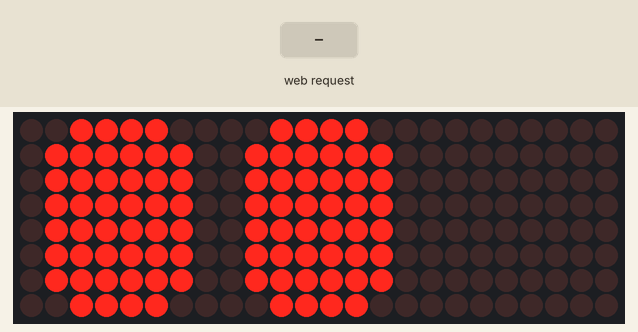
The sketch below on a simulated ESP8266 (NodeMCU). On the bench: 24×8 LED matrix. Inputs (shaded band) come from the test bench. Random numbers use the default seed unless the sketch sets one; what the sketch prints to the serial monitor is not drawn.

Above: at 1.4 s.
1.5 s: HTTP request GET /dizzy received
At 2.97 s:
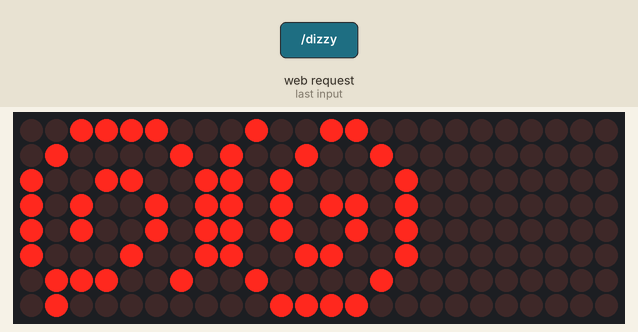
3.3 s: HTTP request GET /happy received
At 5.19 s:
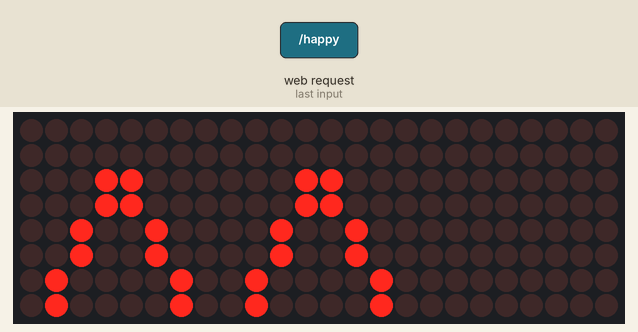
5.4 s: HTTP request GET /exclamation received
At 6.3 s:
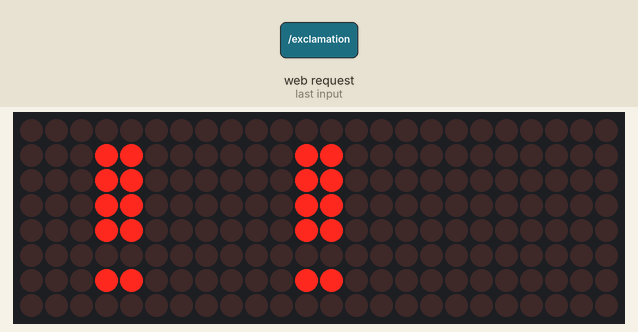
7.2 s: HTTP request GET /blink received
At 8.25 s:
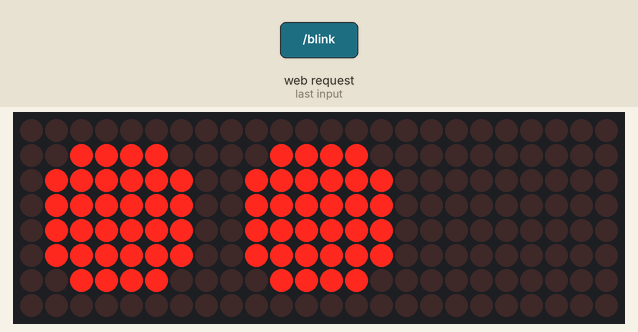
9.8 s: HTTP request GET /heart received
At 10.6 s:
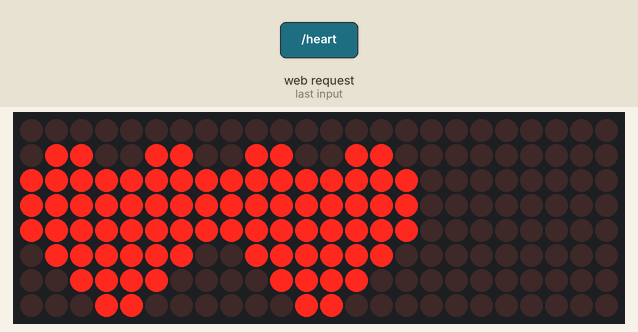
11.3 s: HTTP request GET /kawaii received
At 11.7 s:
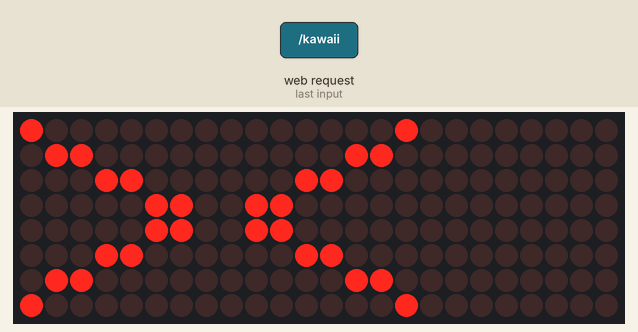
Timing chart, 0 to 13.8 s (numbered marks = the images above; inputs shaded):
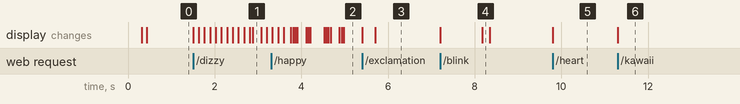

Measured:
- after the input at 1.5 s, the display: first changes at once (image 1 shows a later state)
- after the input at 5.4 s, the display: first changes at once (image 3 shows a later state)
- after the input at 7.2 s, the display: first changes at once (image 4 shows a later state)
- after the input at 11.3 s, the display: changes at once (image 6)

The sketch:

esp8266goggle7221.ino
```cpp
#include <ESP8266WiFi.h>
#include <WiFiClient.h>
#include <ESP8266WebServer.h>

#include <SPI.h>
#include <Adafruit_GFX.h>
#include <Max72xxPanel.h>


const char* ssid = "Akai-B-48";
const char* password = "cepikharies";
int timeBlink;
int act=0;
int refresh=0;
int lastAct;
String decodedMsg="ITB Insight 2017";

ESP8266WebServer server(80);

IPAddress    apIP(192, 168, 0, 1);


int pinCS = D1; // Attach CS to this pin, DIN to MOSI and CLK to SCK (cf http://arduino.cc/en/Reference/SPI )
int numberOfHorizontalDisplays = 1;
int numberOfVerticalDisplays = 3;

Max72xxPanel matrix = Max72xxPanel(pinCS, numberOfHorizontalDisplays, numberOfVerticalDisplays);

String tape = "Arduino";
int wait = 40; // In milliseconds

int spacer = 1;
int width = 5 + spacer; // The font width is 5 pixels


String mainIndex=
"<div style=\"width:100vw\">"
"<a style=\"font-size:8em;\" href=\"/blink\">blink normally</a>"
"<br>"
"<a style=\"font-size:8em;\" href=\"/heart\">heart eye</a>"
"<br>"
"<a style=\"font-size:8em;\" href=\"/happy\">happy eye</a>"
"<br>"
"<a style=\"font-size:8em;\" href=\"/kawaii\">kawaii eye</a>"
"<br>"
"<a style=\"font-size:8em;\" href=\"/dizzy\">dizzy eye</a>"
"<br>"
"<a style=\"font-size:8em;\" href=\"/angry\">angry eye</a>"
"<br>"
"<a style=\"font-size:8em;\" href=\"/sad\">sad eye</a>"
"<br>"
"<a style=\"font-size:8em;\" href=\"/exclamation\">exclamation eye</a>"
"<br>"
"<a style=\"font-size:8em;\" href=\"/winkr\">wink right</a>"
"<br>"
"<a style=\"font-size:8em;\" href=\"/winkl\">wink left</a>"
"<br>"
"<form style=\"font-size:5em;\" action=\"/submit\" method=\"POST\">"
"<br>Enter any text: <input style=\"font-size:3em;\" type='text' name='msgfromuser' size=100> <br> <input style=\"font-size:3em;\" type='submit' value='Submit'></form>"
"</div>";


#include "dizzy.h"
#include "eyecollection.h"
#include "zing.h"
#include "handle.h"

void writeKawaii(){
  matrix.fillScreen(LOW);
  matrix.drawBitmap(0,0,kawaiiLeft,8,8,HIGH);
  matrix.drawBitmap(8,0,kawaiiRight,8,8,HIGH);
  matrix.write(); // Send bitmap to display
  act=0;
}

void writeSad(){
  matrix.fillScreen(LOW);
  matrix.drawBitmap(0,0,slantedLeft,8,8,HIGH);
  matrix.drawBitmap(8,0,slantedRight,8,8,HIGH);
  matrix.write(); // Send bitmap to display
  act=0;
}

void writeAngry(){
  matrix.fillScreen(LOW);
  matrix.drawBitmap(0,0,slantedRight,8,8,HIGH);
  matrix.drawBitmap(8,0,slantedLeft,8,8,HIGH);
  matrix.write(); // Send bitmap to display
  act=0;
}


void writeLove(){
  matrix.fillScreen(LOW);
  matrix.drawBitmap(0,0,lovesign,8,8,HIGH);
  matrix.drawBitmap(8,0,lovesign,8,8,HIGH);
  matrix.write(); // Send bitmap to display
  act=0;
}

void writeWinkLeft(){
  for(int i=0;i<4;i++){
  matrix.fillScreen(LOW);
  matrix.fillRoundRect(1,0+i,6,8-2*i,2,HIGH);
  matrix.fillRoundRect(9,0,6,8,2,HIGH);
  matrix.write();
  server.handleClient();
  delay(random(20,40));
  }
  for(int i=0;i<4;i++){
  matrix.fillScreen(LOW);
  matrix.fillRoundRect(1,3-i,6,2+2*i,2,HIGH);
  matrix.fillRoundRect(9,0,6,8,2,HIGH);
  matrix.write();
  server.handleClient();
  delay(random(15,40));
  }
  act=0;
}

void writeWinkRight(){
  for(int i=0;i<4;i++){
  matrix.fillScreen(LOW);
  matrix.fillRoundRect(1,0,6,8,2,HIGH);
  matrix.fillRoundRect(9,0+i,6,8-2*i,2,HIGH);
  matrix.write();
  server.handleClient();
  delay(random(15,40));
  }
  for(int i=0;i<4;i++){
  matrix.fillScreen(LOW);
  matrix.fillRoundRect(1,0,6,8,2,HIGH);
  matrix.fillRoundRect(9,3-i,6,2+2*i,2,HIGH);
  matrix.write();
  server.handleClient();
  delay(random(15,40));
  }
  act=0;
}

void roundEyeBlinking(){
  for(int i=0;i<4;i++){
  matrix.fillScreen(LOW);
  matrix.fillRoundRect(1,0+i,6,8-2*i,2,HIGH);
  matrix.fillRoundRect(9,0+i,6,8-2*i,2,HIGH);
  matrix.write();
  server.handleClient();
  delay(random(15,40));
  }
  for(int i=0;i<4;i++){
  matrix.fillScreen(LOW);
  matrix.fillRoundRect(1,3-i,6,2+2*i,2,HIGH);
  matrix.fillRoundRect(9,3-i,6,2+2*i,2,HIGH);
  matrix.write();
  server.handleClient();
  delay(random(15,40));
  }
  act=0;
}

void writeHappyEye(){
  for(int j=0;j<2;j++){
  for(int i=2;i>=0;i--){
  matrix.fillScreen(LOW);
  matrix.drawBitmap(0,i,happyEye,8,6,HIGH);
  matrix.drawBitmap(8,i,happyEye,8,6,HIGH);
  server.handleClient();
  delay(50);

  matrix.write();
  }
  for(int i=0;i<=2;i++){
  matrix.fillScreen(LOW);
  matrix.drawBitmap(0,i,happyEye,8,6,HIGH);
  matrix.drawBitmap(8,i,happyEye,8,6,HIGH);
  server.handleClient();
  matrix.write();
  delay(50);
  }
  }
  act=0;
}

void writeDizzy(){
  matrix.fillScreen(LOW);
  matrix.drawBitmap(0,0,dizzy1,8,8,HIGH);
  matrix.drawBitmap(8,0,dizzy7,8,8,HIGH);
  matrix.write(); // Send bitmap to display
  server.handleClient();
  delay(65);
  matrix.fillScreen(LOW);
  matrix.drawBitmap(0,0,dizzy2,8,8,HIGH);
  matrix.drawBitmap(8,0,dizzy8,8,8,HIGH);
  matrix.write(); // Send bitmap to display
  server.handleClient();
  delay(65);
  matrix.fillScreen(LOW);
  matrix.drawBitmap(0,0,dizzy3,8,8,HIGH);
  matrix.drawBitmap(8,0,dizzy9,8,8,HIGH);
  matrix.write(); // Send bitmap to display
  server.handleClient();
  delay(65);
  matrix.fillScreen(LOW);
  matrix.drawBitmap(0,0,dizzy4,8,8,HIGH);
  matrix.drawBitmap(8,0,dizzyA,8,8,HIGH);
  matrix.write(); // Send bitmap to display
  server.handleClient();
  delay(65);
  matrix.fillScreen(LOW);
  matrix.drawBitmap(0,0,dizzy5,8,8,HIGH);
  matrix.drawBitmap(8,0,dizzyB,8,8,HIGH);
  matrix.write(); // Send bitmap to display
  server.handleClient();
  delay(65);
  matrix.fillScreen(LOW);
  matrix.drawBitmap(0,0,dizzy6,8,8,HIGH);
  matrix.drawBitmap(8,0,dizzy1,8,8,HIGH);
  matrix.write(); // Send bitmap to display
  server.handleClient();
  delay(65);
  matrix.fillScreen(LOW);
  matrix.drawBitmap(0,0,dizzy7,8,8,HIGH);
  matrix.drawBitmap(8,0,dizzy2,8,8,HIGH);
  matrix.write(); // Send bitmap to display
  server.handleClient();
  delay(65);
  matrix.fillScreen(LOW);
  matrix.drawBitmap(0,0,dizzy8,8,8,HIGH);
  matrix.drawBitmap(8,0,dizzy3,8,8,HIGH);
  matrix.write(); // Send bitmap to display
  server.handleClient();
  delay(65);
  matrix.fillScreen(LOW);
  matrix.drawBitmap(0,0,dizzy9,8,8,HIGH);
  matrix.drawBitmap(8,0,dizzy4,8,8,HIGH);
  matrix.write(); // Send bitmap to display
  server.handleClient();
  delay(65);
  matrix.fillScreen(LOW);
  matrix.drawBitmap(0,0,dizzyA,8,8,HIGH);
  matrix.drawBitmap(8,0,dizzy5,8,8,HIGH);
  matrix.write(); // Send bitmap to display
  server.handleClient();
  delay(65);
  matrix.fillScreen(LOW);
  matrix.drawBitmap(0,0,dizzyB,8,8,HIGH);
  matrix.drawBitmap(8,0,dizzy6,8,8,HIGH);
  matrix.write(); // Send bitmap to display
  server.handleClient();
  delay(65);
}

void writeZing(){
  matrix.fillScreen(LOW);
  matrix.drawBitmap(0,0,zing1,8,8,HIGH);
  matrix.drawBitmap(8,0,zing1,8,8,HIGH);
  matrix.write(); // Send bitmap to display
  server.handleClient();
  delay(30);
  matrix.fillScreen(LOW);
  matrix.drawBitmap(0,0,zing2,8,8,HIGH);
  matrix.drawBitmap(8,0,zing2,8,8,HIGH);
  matrix.write(); // Send bitmap to display
  server.handleClient();
  delay(30);
  matrix.fillScreen(LOW);
  matrix.drawBitmap(0,0,zing3,8,8,HIGH);
  matrix.drawBitmap(8,0,zing3,8,8,HIGH);
  matrix.write(); // Send bitmap to display
  server.handleClient();
  delay(30);
  matrix.fillScreen(LOW);
  matrix.drawBitmap(0,0,zing4,8,8,HIGH);
  matrix.drawBitmap(8,0,zing4,8,8,HIGH);
  matrix.write(); // Send bitmap to display
  server.handleClient();
  delay(30);
  matrix.fillScreen(LOW);
  matrix.drawBitmap(0,0,zing5,8,8,HIGH);
  matrix.drawBitmap(8,0,zing5,8,8,HIGH);
  matrix.write(); // Send bitmap to display
  server.handleClient();
  delay(30);
  matrix.fillScreen(LOW);
  matrix.drawBitmap(0,0,zing6,8,8,HIGH);
  matrix.drawBitmap(8,0,zing6,8,8,HIGH);
  matrix.write(); // Send bitmap to display
  server.handleClient();
  delay(30);
  matrix.fillScreen(LOW);
  matrix.drawBitmap(0,0,zing7,8,8,HIGH);
  matrix.drawBitmap(8,0,zing7,8,8,HIGH);
  matrix.write(); // Send bitmap to display
  server.handleClient();
  delay(30);
  matrix.fillScreen(LOW);
  matrix.drawBitmap(0,0,zing8,8,8,HIGH);
  matrix.drawBitmap(8,0,zing8,8,8,HIGH);
  matrix.write(); // Send bitmap to display
  server.handleClient();
  delay(30);
  matrix.fillScreen(LOW);
  matrix.drawBitmap(0,0,zing9,8,8,HIGH);
  matrix.drawBitmap(8,0,zing9,8,8,HIGH);
  matrix.write(); // Send bitmap to display
  server.handleClient();
  delay(30);
  matrix.fillScreen(LOW);
  matrix.drawBitmap(0,0,zingA,8,8,HIGH);
  matrix.drawBitmap(8,0,zingA,8,8,HIGH);
  matrix.write(); // Send bitmap to display
  server.handleClient();
  delay(30);
  matrix.fillScreen(LOW);
  matrix.drawBitmap(0,0,zingB,8,8,HIGH);
  matrix.drawBitmap(8,0,zingB,8,8,HIGH);
  matrix.write(); // Send bitmap to display
  server.handleClient();
  delay(30);
  act=0;
}

void writeUserText(){
  matrix.setPosition(0, 0, 0);
  matrix.setPosition(1, 2 ,0);
  matrix.setPosition(2, 1 ,0);
  for ( int i = 0 ; i < width * decodedMsg.length() + matrix.width() - 1 - spacer; i++ ) {
    server.handleClient();                        // checks for incoming messages
    if (refresh==1) i=0;
    else if(refresh==2){
      refresh=0;
      matrix.setPosition(0, 0, 0); // The first display is at <0, 0>
      matrix.setPosition(1, 1, 0); // The second display is at <1, 0>
      matrix.setPosition(2, 2, 0); // The second display is at <1, 0>
      break;
    }
    refresh=0;
    matrix.fillScreen(LOW);

    int letter = i / width;
    int x = (matrix.width() - 1) - i % width;
    int y = (matrix.height() - 8) / 2; // center the text vertically

    while ( x + width - spacer >= 0 && letter >= 0 ) {
      if ( letter < decodedMsg.length() ) {
        matrix.drawChar(x, y, decodedMsg[letter], HIGH, LOW, 1);
        }

      letter--;
      x -= width;
    }
    matrix.write();
    delay(wait);
  }
  matrix.setPosition(0, 0, 0);
  matrix.setPosition(1, 1 ,0);
  matrix.setPosition(2, 2 ,0);
}

void setup() {
  Serial.begin(9600);
  Serial.println("");
  WiFi.mode(WIFI_AP);           //Only Access point
  WiFi.softAPConfig(apIP, apIP, IPAddress(255, 255, 255, 0));
  WiFi.softAP(ssid, password);  //Start HOTspot removing password will disable security

  IPAddress myIP = WiFi.softAPIP(); //Get IP address
  Serial.print("HotSpt IP:");
  Serial.println(myIP);

  server.on("/", handleRoot);      //Which routine to handle at root location
  server.on("/blink", handleBlink);
  server.on("/heart", handleHeart);
  server.on("/happy", handleHappy);
  server.on("/kawaii", handleKawaii);
  server.on("/dizzy", handleDizzy);
  server.on("/submit", handleSubmit);
  server.on("/angry", handleAngry);
  server.on("/sad", handleSad);
  server.on("/exclamation", handleZing);
  server.on("/winkr", handleWinkR);
  server.on("/winkl", handleWinkL);

  server.begin();                  //Start server
  Serial.println("HTTP server started");
  matrix.setRotation(1);
  matrix.setIntensity(3); // Use a value between 0 and 15 for brightness


  // Adjust to your own needs
  matrix.setPosition(0, 0, 0); // The first display is at <0, 0>
  matrix.setPosition(1, 1, 0); // The second display is at <1, 0>
  matrix.setPosition(2, 2, 0); // The second display is at <1, 0>
  roundEyeBlinking();
  timeBlink=random(500,5000);
  act=1;
  lastAct=1;
}

int currTime=0;

void loop() {
  if(act==0)server.handleClient();
  else if(act==1){
    roundEyeBlinking();
    server.handleClient();
  }
  else if(act==2){
    writeLove();
    server.handleClient();
  }
  else if(act==3){
    writeHappyEye();
    server.handleClient();
  }
  else if(act==4){
    writeKawaii();
    server.handleClient();
  }
  else if(act==5){
    writeDizzy();
    server.handleClient();
  }
  else if(act==6){
    writeUserText();
    server.handleClient();
  }
  else if(act==7){
    writeAngry();
    server.handleClient();
  }
  else if(act==8){
    writeSad();
    server.handleClient();
  }
  else if(act==9){
    writeZing();
    server.handleClient();
  }

  else if(act==10){
    writeWinkRight();
    delay(25);
    writeWinkRight();
    server.handleClient();
  }

  else if(act==11){
    writeWinkLeft();
    delay(25);
    writeWinkLeft();
    server.handleClient();
  }
  if((millis()-currTime)>timeBlink){
    if(lastAct==1){
      act=1;
    }
    else if(lastAct==3){
      act=3;
    }
    else if(lastAct==6){
      act=6;
    }
    timeBlink=random(500,5000);
    currTime=millis();
  }
}
```

eyecollection.h
```cpp
static const unsigned char PROGMEM lovesign[] =
                                                      { B00000000,
                                                        B01100110,
                                                        B11111111,
                                                        B11111111,
                                                        B11111111,
                                                        B01111110,
                                                        B00111100,
                                                        B00011000};

static const unsigned char PROGMEM happyEye[] =       { B00011000,
                                                        B00011000,
                                                        B00100100,
                                                        B00100100,
                                                        B01000010,
                                                        B01000010};

static const unsigned char PROGMEM kawaiiLeft[] =     { B10000000,
                                                        B01100000,
                                                        B00011000,
                                                        B00000110,
                                                        B00000110,
                                                        B00011000,
                                                        B01100000,
                                                        B10000000};

static const unsigned char PROGMEM kawaiiRight[] =    { B00000001,
                                                        B00000110,
                                                        B00011000,
                                                        B01100000,
                                                        B01100000,
                                                        B00011000,
                                                        B00000110,
                                                        B00000001};
static const unsigned char PROGMEM slantedLeft[] =    { B00001110,
                                                        B00011110,
                                                        B00111110,
                                                        B01111110,
                                                        B01111110,
                                                        B01111110,
                                                        B01111110,
                                                        B00111100};

static const unsigned char PROGMEM slantedRight[] =    { B01110000,
                                                        B01111000,
                                                        B01111100,
                                                        B01111110,
                                                        B01111110,
                                                        B01111110,
                                                        B01111110,
                                                        B00111100};
```

handle.h
```cpp
void handleRoot() {
  server.send(200, "text/html", mainIndex);
}
void handleBlink() {
  server.send(200, "text/html", mainIndex);
  refresh=2;
  act=1;
  lastAct=1;
}
void handleHeart() {
  server.send(200, "text/html", mainIndex);
  refresh=2;
  act=2;
  lastAct=2;
}
void handleHappy() {
  server.send(200, "text/html", mainIndex);
  refresh=2;
  act=3;
  lastAct=3;
}
void handleKawaii() {
  server.send(200, "text/html", mainIndex);
  refresh=2;
  act=4;
  lastAct=4;
}
void handleDizzy() {
  server.send(200, "text/html", mainIndex);
  refresh=2;
  act=5;
  lastAct=5;
}
void handleAngry() {
  server.send(200, "text/html", mainIndex);
  refresh=2;
  act=7;
  lastAct=7;
}
void handleSad() {
  server.send(200, "text/html", mainIndex);
  refresh=2;
  act=8;
  lastAct=8;
}

void handleZing() {
  server.send(200, "text/html", mainIndex);
  refresh=2;
  act=9;
  lastAct=9;
}
void handleWinkR() {
  server.send(200, "text/html", mainIndex);
  refresh=2;
  act=10;
  lastAct=10;
}
void handleWinkL() {
  server.send(200, "text/html", mainIndex);
  refresh=2;
  act=11;
  lastAct=11;
}
void handleSubmit(){
  server.send(200, "text/html", mainIndex);
  String msg=server.arg("msgfromuser");
  Serial.println(msg);
  refresh=1;
  decodedMsg = msg;
  // Restore special characters that are misformed to %char by the client browser
  decodedMsg.replace("+", " ");
  decodedMsg.replace("%21", "!");
  decodedMsg.replace("%22", "");
  decodedMsg.replace("%23", "#");
  decodedMsg.replace("%24", "$");
  decodedMsg.replace("%25", "%");
  decodedMsg.replace("%26", "&");
  decodedMsg.replace("%27", "'");
  decodedMsg.replace("%28", "(");
  decodedMsg.replace("%29", ")");
  decodedMsg.replace("%2A", "*");
  decodedMsg.replace("%2B", "+");
  decodedMsg.replace("%2C", ",");
  decodedMsg.replace("%2F", "/");
  decodedMsg.replace("%3A", ":");
  decodedMsg.replace("%3B", ";");
  decodedMsg.replace("%3C", "<");
  decodedMsg.replace("%3D", "=");
  decodedMsg.replace("%3E", ">");
  decodedMsg.replace("%3F", "?");
  decodedMsg.replace("%40", "@");
  act=6;
  lastAct=6;
}
```

Source omitted: dizzy.h (6413 bytes), zing.h (6402 bytes)
